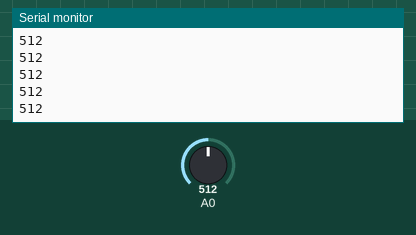
Recording of a sketch running on a simulated Arduino Uno, built with avr-gcc and run on an emulated ATmega328P. On the bench: the last lines printed to the serial monitor. The inputs (shaded band) are chosen by the test bench; at power-on: A0 = 512.

Above: at 1.2 s.
1.3 s: A0 set to 716
At 1.8 s:
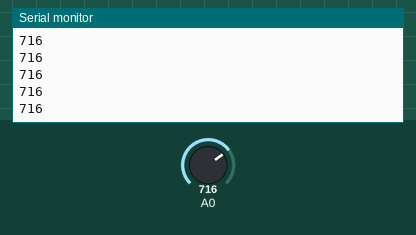
2.8 s: A0 set to 900
At 3.8 s:
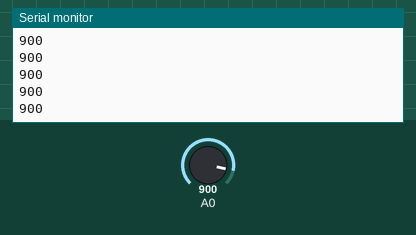
Timing chart, 0 to 5.8 s (numbered marks = the images above; inputs shaded):
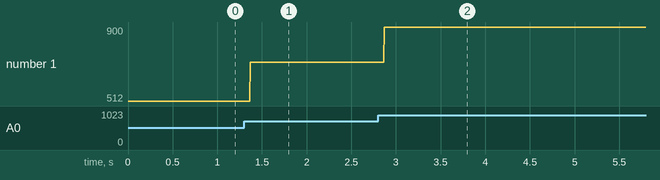

The sketch:

ethernet_enc1.ino
```cpp
 #include <EtherCard.h>

// ethernet interface mac address, must be unique on the LAN
static byte mymac[] = { 0x74,0x69,0x69,0x2D,0x30,0x31  };
static byte myip[] = { 192,168,0,17};

byte Ethernet::buffer[500];
BufferFiller bfill;

void setup () {
  if (ether.begin(sizeof Ethernet::buffer, mymac, 53) == 0)
    Serial.println( "Failed to access Ethernet controller");
  ether.staticSetup(myip);

  Serial.begin(9600);
}

static word homePage() {
  long t = millis() / 1000;
  long val = analogRead(A0);
  word h = t / 3600;
  byte m = (t / 60) % 60;
  byte s = t % 60;
  bfill = ether.tcpOffset();
  bfill.emit_p(PSTR(
    "<html>"
    "<meta http-equiv='refresh' content='1'/>"
      "<head><title>"
       "Servidor Arduino"
      "</title></head>"
    "<body>"
    "<h3>"
      "<center>"

        "<font color= green size=14>"
         "CONTROL-BOT V0.1"
        "</font>"

      "</center>"
    "</h3>"
    "<p><em>"
      "<font color= blue size=4>"
      "Control de robots y domotica.<br />"
      "Usted puede controlar.<br />"
      "</font>"
    "</em></p>"
    "</body>"
    "<h1>"
      "<center>"

        "$D$D:$D$D:$D$D <br />"
        "<font color= blue size=8>"

         "intensidad de luz: $D <br />"

         "Robot"
        "</font>"

      "</center>"

    "</h1>"

      "<center>"
        "<button>"
        "LED1"
        "</button>"
//         "<button onClick=location.href='./?LED=ON\' style='margin:auto;background-color: #84B1FF;color: snow;padding: 10px;border: 1px solid #3F7CFF;width:65px;'>"
         "<input>"
           "LED2"
         "</input>"

      "</center>"

"</html>"
),
      h/10, h%10, m/10, m%10, s/10, s%10 , val);

  return bfill.position();
}

void loop () {
  word len = ether.packetReceive();
  word pos = ether.packetLoop(len);

  if (pos)  // check if valid tcp data is received
    ether.httpServerReply(homePage()); // send web page data

    Serial.println(analogRead(A0));
}
```

Measured:
- after the input at 1.3 s, the serial monitor: prints a new line after 0.07 s (image 1)
- after the input at 2.8 s, the serial monitor: prints a new line after 0.07 s (image 2)
- plotted number 1: 512 → 716 after the input at 1.3 s, 716 → 900 after the input at 2.8 s
